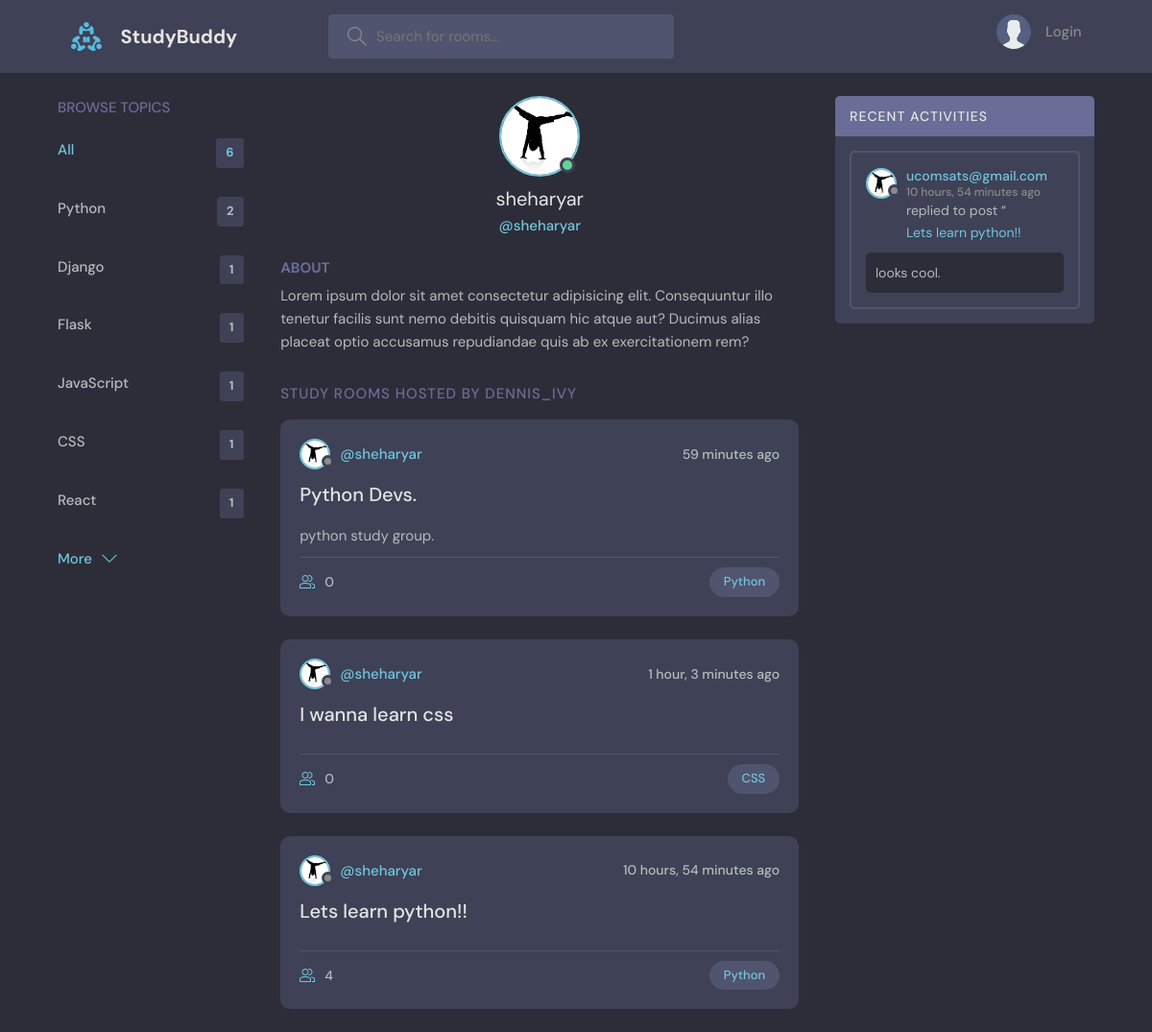
Page /profile/1/ on the committed database.
### base/models.py (models this page shows, shortened)
class Topic(models.Model):
    name = models.CharField(max_length=200)

class User(AbstractUser):
    pass
    name = models.CharField(max_length=200, null=True)
    email = models.EmailField(null=True, unique=True)
    bio = models.TextField(null=True)
    avatar = models.ImageField(null=True, default='avatar.svg')
    USERNAME_FIELD = 'email'
    REQUIRED_FIELDS = []

class Room(models.Model):
    host = models.ForeignKey(User, on_delete=models.SET_NULL, null=True)
    topic = models.ForeignKey(Topic, on_delete=models.SET_NULL, null=True)
    name = models.CharField(max_length=200)
    description = models.TextField(null=True, blank=True)
    participants = models.ManyToManyField(
        User, related_name="participants", blank=True)
    created = models.DateTimeField(auto_now_add=True)
    updated = models.DateTimeField(auto_now=True)
    class Meta:
        ordering = ["-updated", "-created"]
    def __str__(self):
        return self.name

class Message(models.Model):
    user = models.ForeignKey(
        User, related_name="messages", on_delete=models.CASCADE)
    room = models.ForeignKey(Room, on_delete=models.CASCADE)
    body = models.TextField()
    created = models.DateTimeField(auto_now_add=True)
    updated = models.DateTimeField(auto_now=True)
    class Meta:
        ordering = ["-updated", "-created"]
    def __str__(self):
        return self.body[:50]

### base/views.py (the view)
# urls.py: path('profile/<str:pk>/', views.userProfile, name='user-profile'),
def userProfile(request, pk):
    user = User.objects.get(id=pk)
    rooms = user.room_set.all()
    room_messages = user.messages.all()
    topics = Topic.objects.all()
    context = {
        "user": user,
        "rooms": rooms,
        "room_messages": room_messages,
        "topics": topics,
    }
    return render(request, "base/profile.html", context)

### base/templates/base/profile.html (shortened to what this page needs)
{% extends "admin/main.html" %} {% block content %}
  <main class="profile-page layout layout--3">
    <div class="container">
      {% include 'base/topics_component.html' %}
      <div class="roomList">
        <div class="profile">
          <div class="profile__avatar">
            <div class="avatar avatar--large active">
              <img src="{{user.avatar.url}}" />
            </div>
          </div>
          <div class="profile__info">
            <h3>{{user.username}}</h3>
            <p>@{{user.username}}</p>
          </div>
          <div class="profile__about">
            <h3>About</h3>
            <p>
              Lorem ipsum dolor sit amet consectetur adipisicing elit. Consequuntur illo tenetur
              facilis sunt nemo debitis quisquam hic atque aut? Ducimus alias placeat optio
              accusamus repudiandae quis ab ex exercitationem rem?
            </p>
          </div>
        </div>
        <div class="roomList__header">
          <div>
            <h2>Study Rooms Hosted by dennis_ivy</a>
            </h2>
          </div>
        </div>
        {% include 'base/feed_component.html' %}
      </div>
      {% include 'base/activity_component.html' %}
    </div>
  </main>
{% endblock content %}

### templates/admin/main.html (shortened to what this page needs)
<!DOCTYPE html>
{% load static %}
<html lang="en">
  <head>
    <link rel="stylesheet" href="{% static 'styles/style.css' %}" />
  </head>
  <body>
    {% include 'admin/navbar.html' %}  {% block content%} {% endblock %}
  </body>
</html>

### templates/admin/navbar.html (shortened to what this page needs)
{%  load static %}
<header class="header header--loggedIn">
  <div class="container">
    <a href="{% url 'home' %}" class="header__logo">
      <img src="{% static 'images/logo.svg' %}" />
      <h1>StudyBuddy</h1>
    </a>
    <form class="header__search" method = "GET action="{% url 'home' %}>
      <label>
        <input name="q" placeholder="Search for rooms..." />
      </label>
    <nav class="header__menu">
      {% if request.user.is_authenticated %}
      <div class="header__user">
        <a href="{% url 'user-profile' user.id %}">
          <div class="avatar avatar--medium active">
            <img src="{{request.user.avatar.url}}" />
          </div>
          <p>{{request.user.username}} <span>{{request.user}}</span></p>
        </a>
        <button class="dropdown-button">
          <svg
            version="1.1"
            xmlns="http://www.w3.org/2000/svg"
            width="32"
            height="32"
            viewBox="0 0 32 32"
          >
            <title>chevron-down</title>
            <path d="M16 21l-13-13h-3l16 16 16-16h-3l-13 13z"></path>
          </svg>
        </button>
      </div>
      {% else %}
      <a href="{% url 'login' %}">
        <img src="{% static 'images/avatar.svg' %}" />
        <p>Login</p>
      </a>
      {% endif %}
    </nav>
  </div>
</header>

### base/templates/base/topics_component.html
<div class="topics">
    <div class="topics__header">
      <h2>Browse Topics</h2>
    </div>
    <ul class="topics__list">
      <li>
        <a href={% url 'home' %} class="active"> All <span>{{topics.count}}</span></a>
      </li>
    {% for topic in topics %}
      <li>
        <a href="{% url 'home' %}?q={{topic.name}}"> {{topic.name}} <span>{{topic.room_set.all.count}}</span></a>
      </li>
    {% endfor %}
    </ul>
    <a class="btn btn--link" href="{% url 'topics' %}">
      More
      <svg
        version="1.1"
        xmlns="http://www.w3.org/2000/svg"
        width="32"
        height="32"
        viewBox="0 0 32 32"
      >
        <title>chevron-down</title>
        <path d="M16 21l-13-13h-3l16 16 16-16h-3l-13 13z"></path>
      </svg>
    </a>
  </div>

### base/templates/base/feed_component.html (shortened to what this page needs)
{% for room in rooms %}
<div class="roomListRoom">
  <div class="roomListRoom__header">
    <a
      href="{% url 'user-profile' room.host.id %}"
      class="roomListRoom__author"
    >
      <div class="avatar avatar--small">
        <img src="{{room.host.avatar.url}}" />
      </div>
      <span>@{{room.host.username}}</span>
    </a>
    <div class="roomListRoom__actions">
      <span>{{room.created|timesince}} ago</span>
    </div>
  </div>
  <div class="roomListRoom__content">
    <a href="{% url 'room' room.id %}">{{room.name}}</a>
    <p>{{room.description}}</p>
  </div>
  <div class="roomListRoom__meta">
    <a href="{% url 'room' room.id %}" class="roomListRoom__joined">
      {{room.participants.count}}
    </a>
    <p class="roomListRoom__topic">
      <a href="{% url 'home' %}?q={{room.topic.name}}">{{room.topic.name}}</a>
    </p>
  </div>
</div>
{% endfor %}

### base/templates/base/activity_component.html (shortened to what this page needs)
<div class="activities">
  <div class="activities__header">
    <h2>Recent Activities</h2>
  </div>
  {% for message in room_messages %}
  <div class="activities__box">
    <div class="activities__boxHeader roomListRoom__header">
      <a
        href="{% url 'user-profile' message.user.id %}"
        class="roomListRoom__author"
      >
        <div class="avatar avatar--small">
          <img src="{{message.user.avatar.url}}" />
        </div>
        <p>
          {{message.user}}
          <span>{{ message.created|timesince }} ago </span>
        </p>
      </a>
    </div>
    <div class="activities__boxContent">
      <p>
        replied to post “<a href="{% url 'room' message.room.id %}"
          >{{message.room}}</a
        >
      </p>
      <div class="activities__boxRoomContent">{{message}}</div>
    </div>
  </div>
  {% endfor %}
</div>

### rows in the picture
Topic: name "Python", room_set.all.count "2"
Topic: name "Django", room_set.all.count "1"
Topic: name "Flask", room_set.all.count "1"
Topic: name "JavaScript", room_set.all.count "1"
Topic: name "CSS", room_set.all.count "1"
Topic: name "React", room_set.all.count "1"
User: avatar (picture), username "sheharyar"
Room: host.avatar (picture), host.username "sheharyar", created "59 minutes", name "Python Devs.", description "python study group.", participants.count "0", topic.name "Python"
Room: host.avatar (picture), host.username "sheharyar", created "1 hour, 3 minutes", name "I wanna learn css", participants.count "0", topic.name "CSS"
Room: host.avatar (picture), host.username "sheharyar", created "10 hours, 54 minutes", name "Lets learn python!!", participants.count "4", topic.name "Python"
Message: user.avatar (picture), user "ucomsats@gmail.com", created "10 hours, 54 minutes", room "Lets learn python!!", body "looks cool."

### other values in the picture
{{ topics.count }} "6"
